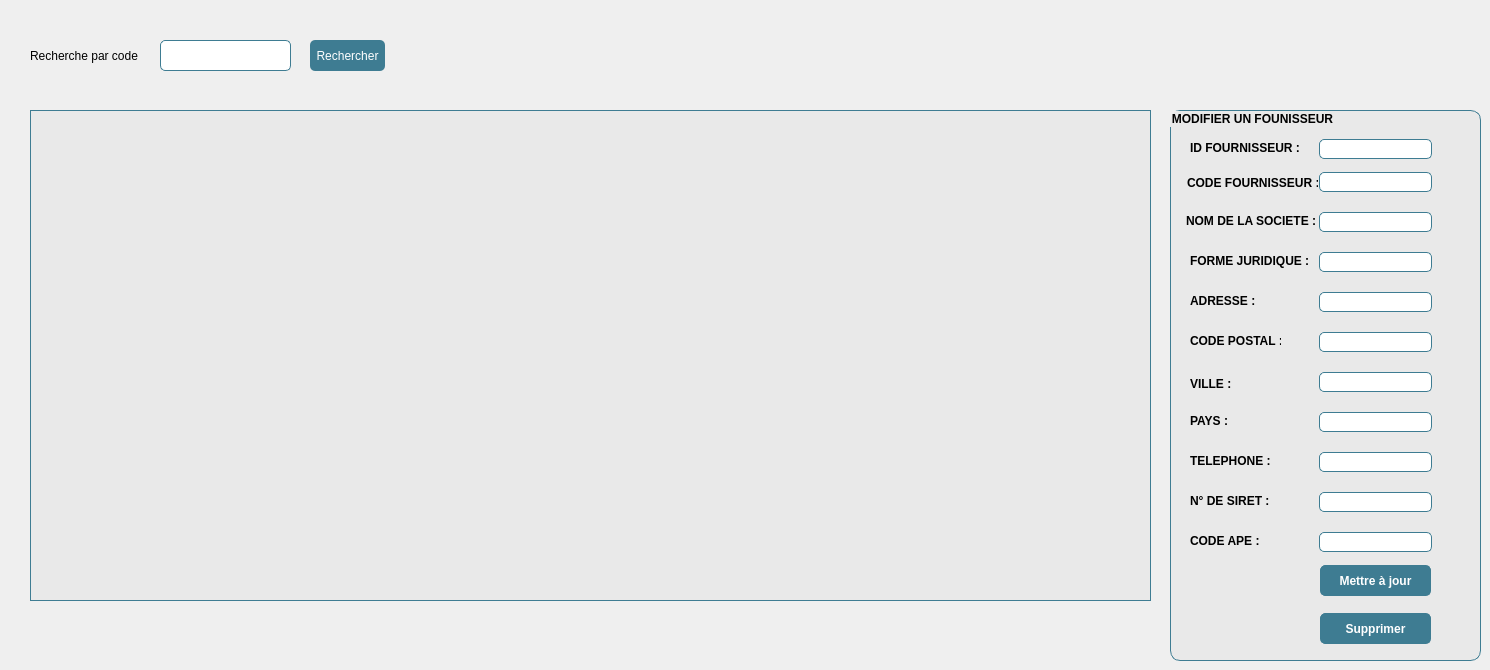
    <widget class="QWidget" name="tab_3">
     <attribute name="title">
      <string>Gestion fournisseur</string>
     </attribute>
     <widget class="QTableView" name="listProvider">
      <property name="geometry">
       <rect>
        <x>30</x>
        <y>110</y>
        <width>1121</width>
        <height>491</height>
       </rect>
      </property>
      <property name="styleSheet">
       <string notr="true">background-color: rgb(233, 233, 233);
border:1px solid rgb(62, 124, 146);
test-align:justify;
</string>
      </property>
     </widget>
     <widget class="QLineEdit" name="trouverfournisseur">
      <property name="geometry">
       <rect>
        <x>160</x>
        <y>40</y>
        <width>131</width>
        <height>31</height>
       </rect>
      </property>
      <property name="styleSheet">
       <string notr="true">background-color: rgb(255, 255, 255);
border-radius: 5px;
border:1px solid rgb(62, 124, 146);
</string>
      </property>
     </widget>
     <widget class="QLabel" name="label_41">
      <property name="geometry">
       <rect>
        <x>30</x>
        <y>40</y>
        <width>111</width>
        <height>31</height>
       </rect>
      </property>
      <property name="text">
       <string>Recherche par code :</string>
      </property>
     </widget>
     <widget class="QGroupBox" name="groupBox_4">
      <property name="geometry">
       <rect>
        <x>1170</x>
        <y>110</y>
        <width>311</width>
        <height>551</height>
       </rect>
      </property>
      <property name="styleSheet">
       <string notr="true">font: 75 8pt &quot;Malgun Gothic&quot;;
font-weight: bold;
background-color: rgb(233, 233, 233);
border-radius: 10px;
border:1px solid rgb(62, 124, 146);
</string>
      </property>
      <property name="title">
       <string>MODIFIER UN FOUNISSEUR</string>
      </property>
      <widget class="QLabel" name="label_42">
       <property name="geometry">
        <rect>
         <x>17</x>
         <y>63</y>
         <width>131</width>
         <height>20</height>
        </rect>
       </property>
       <property name="styleSheet">
        <string notr="true">border: none;</string>
       </property>
       <property name="text">
        <string>CODE FOURNISSEUR :</string>
       </property>
      </widget>
      <widget class="QLabel" name="label_43">
       <property name="geometry">
        <rect>
         <x>16</x>
         <y>103</y>
         <width>131</width>
         <height>16</height>
        </rect>
       </property>
       <property name="styleSheet">
        <string notr="true">border: none;</string>
       </property>
       <property name="text">
        <string>NOM DE LA SOCIETE :</string>
       </property>
      </widget>
      <widget class="QLabel" name="label_44">
       <property name="geometry">
        <rect>
         <x>20</x>
         <y>143</y>
         <width>121</width>
         <height>16</height>
        </rect>
       </property>
       <property name="styleSheet">
        <string notr="true">border: none;</string>
       </property>
       <property name="text">
        <string>FORME JURIDIQUE :</string>
       </property>
      </widget>
      <widget class="QLabel" name="label_45">
       <property name="geometry">
        <rect>
         <x>20</x>
         <y>183</y>
         <width>71</width>
         <height>16</height>
        </rect>
       </property>
       <property name="styleSheet">
        <string notr="true">border: none;</string>
       </property>
       <property name="text">
        <string>ADRESSE :</string>
       </property>
      </widget>
      <widget class="QLabel" name="label_46">
       <property name="geometry">
        <rect>
         <x>20</x>
         <y>223</y>
         <width>91</width>
         <height>16</height>
        </rect>
       </property>
       <property name="styleSheet">
        <string notr="true">border: none;</string>
       </property>
       <property name="text">
        <string>CODE POSTAL :</string>
       </property>
      </widget>
      <widget class="QLabel" name="label_47">
       <property name="geometry">
        <rect>
         <x>20</x>
         <y>263</y>
         <width>47</width>
         <height>21</height>
        </rect>
       </property>
       <property name="styleSheet">
        <string notr="true">border: none;</string>
       </property>
       <property name="text">
        <string>VILLE :</string>
       </property>
      </widget>
      <widget class="QLabel" name="label_48">
       <property name="geometry">
        <rect>
         <x>20</x>
         <y>303</y>
         <width>47</width>
         <height>16</height>
        </rect>
       </property>
       <property name="styleSheet">
        <string notr="true">border: none;</string>
       </property>
       <property name="text">
        <string>PAYS :</string>
       </property>
      </widget>
      <widget class="QLabel" name="label_49">
       <property name="geometry">
        <rect>
         <x>20</x>
         <y>343</y>
         <width>81</width>
         <height>16</height>
        </rect>
       </property>
       <property name="styleSheet">
        <string notr="true">border: none;</string>
       </property>
       <property name="text">
        <string>TELEPHONE :</string>
       </property>
      </widget>
      <widget class="QLabel" name="label_50">
       <property name="geometry">
        <rect>
         <x>20</x>
         <y>383</y>
         <width>81</width>
         <height>16</height>
        </rect>
       </property>
       <property name="styleSheet">
        <string notr="true">border: none;</string>
       </property>
       <property name="text">
        <string>N° DE SIRET :</string>
       </property>
      </widget>
      <widget class="QLabel" name="label_51">
       <property name="geometry">
        <rect>
         <x>20</x>
         <y>423</y>
         <width>71</width>
         <height>16</height>
        </rect>
       </property>
       <property name="styleSheet">
        <string notr="true">border: none;</string>
       </property>
       <property name="text">
        <string>CODE APE :</string>
       </property>
      </widget>
      <widget class="QPushButton" name="majFournisseur">
       <property name="geometry">
        <rect>
         <x>150</x>
         <y>455</y>
         <width>111</width>
         <height>31</height>
        </rect>
       </property>
       <property name="styleSheet">
        <string notr="true">background-color: rgb(62, 124, 146);
color: rgb(255, 255, 255);
border-radius: 5px;</string>
       </property>
       <property name="text">
        <string>Mettre à jour</string>
       </property>
      </widget>
      <widget class="QPushButton" name="suppFournisseur">
       <property name="geometry">
        <rect>
         <x>150</x>
         <y>503</y>
         <width>111</width>
         <height>31</height>
        </rect>
       </property>
       <property name="styleSheet">
        <string notr="true">background-color: rgb(62, 124, 146);
color: rgb(255, 255, 255);
border-radius: 5px;</string>
       </property>
       <property name="text">
        <string>Supprimer</string>
       </property>
      </widget>
      <widget class="QLineEdit" name="cfournisseur">
       <property name="geometry">
        <rect>
         <x>149</x>
         <y>62</y>
         <width>113</width>
         <height>20</height>
        </rect>
       </property>
       <property name="styleSheet">
        <string notr="true">background-color: rgb(255, 255, 255);
border-radius: 5px;
border:1px solid rgb(62, 124, 146);</string>
       </property>
      </widget>
      <widget class="QLineEdit" name="nomsociete">
       <property name="geometry">
        <rect>
         <x>149</x>
         <y>102</y>
         <width>113</width>
         <height>20</height>
        </rect>
       </property>
       <property name="styleSheet">
        <string notr="true">background-color: rgb(255, 255, 255);
border-radius: 5px;
border:1px solid rgb(62, 124, 146);</string>
       </property>
      </widget>
      <widget class="QLineEdit" name="formejuridique">
       <property name="geometry">
        <rect>
         <x>149</x>
         <y>142</y>
         <width>113</width>
         <height>20</height>
        </rect>
       </property>
       <property name="styleSheet">
        <string notr="true">background-color: rgb(255, 255, 255);
border-radius: 5px;
border:1px solid rgb(62, 124, 146);</string>
       </property>
      </widget>
      <widget class="QLineEdit" name="adresseedit">
       <property name="geometry">
        <rect>
         <x>149</x>
         <y>182</y>
         <width>113</width>
         <height>20</height>
        </rect>
       </property>
       <property name="styleSheet">
        <string notr="true">background-color: rgb(255, 255, 255);
border-radius: 5px;
border:1px solid rgb(62, 124, 146);</string>
       </property>
      </widget>
      <widget class="QLineEdit" name="codepostal">
       <property name="geometry">
        <rect>
         <x>149</x>
         <y>222</y>
         <width>113</width>
         <height>20</height>
        </rect>
       </property>
       <property name="styleSheet">
        <string notr="true">background-color: rgb(255, 255, 255);
border-radius: 5px;
border:1px solid rgb(62, 124, 146);</string>
       </property>
      </widget>
      <widget class="QLineEdit" name="villefournisseur">
       <property name="geometry">
        <rect>
         <x>149</x>
         <y>262</y>
         <width>113</width>
         <height>20</height>
        </rect>
       </property>
       <property name="styleSheet">
        <string notr="true">background-color: rgb(255, 255, 255);
border-radius: 5px;
border:1px solid rgb(62, 124, 146);</string>
       </property>
      </widget>
      <widget class="QLineEdit" name="paysfournisseur">
       <property name="geometry">
        <rect>
         <x>149</x>
         <y>302</y>
         <width>113</width>
         <height>20</height>
        </rect>
       </property>
       <property name="styleSheet">
        <string notr="true">background-color: rgb(255, 255, 255);
border-radius: 5px;
border:1px solid rgb(62, 124, 146);</string>
       </property>
      </widget>
      <widget class="QLineEdit" name="telephonefournisseur">
       <property name="geometry">
        <rect>
         <x>149</x>
         <y>342</y>
         <width>113</width>
         <height>20</height>
        </rect>
       </property>
       <property name="styleSheet">
        <string notr="true">background-color: rgb(255, 255, 255);
border-radius: 5px;
border:1px solid rgb(62, 124, 146);</string>
       </property>
      </widget>
      <widget class="QLineEdit" name="siretfournisseur">
       <property name="geometry">
        <rect>
         <x>149</x>
         <y>382</y>
         <width>113</width>
         <height>20</height>
        </rect>
       </property>
       <property name="styleSheet">
        <string notr="true">background-color: rgb(255, 255, 255);
border-radius: 5px;
border:1px solid rgb(62, 124, 146);</string>
       </property>
      </widget>
      <widget class="QLineEdit" name="apefournisseur">
       <property name="geometry">
        <rect>
         <x>149</x>
         <y>422</y>
         <width>113</width>
         <height>20</height>
        </rect>
       </property>
       <property name="styleSheet">
        <string notr="true">background-color: rgb(255, 255, 255);
border-radius: 5px;
border:1px solid rgb(62, 124, 146);</string>
       </property>
      </widget>
      <widget class="QLineEdit" name="idfournisseur">
       <property name="geometry">
        <rect>
         <x>149</x>
         <y>29</y>
         <width>113</width>
         <height>20</height>
        </rect>
       </property>
       <property name="styleSheet">
        <string notr="true">background-color: rgb(255, 255, 255);
border-radius: 5px;
border:1px solid rgb(62, 124, 146);</string>
       </property>
      </widget>
      <widget class="QLabel" name="label_52">
       <property name="geometry">
        <rect>
         <x>20</x>
         <y>30</y>
         <width>111</width>
         <height>16</height>
        </rect>
       </property>
       <property name="styleSheet">
        <string notr="true">border: none;</string>
       </property>
       <property name="text">
        <string>ID FOURNISSEUR :</string>
       </property>
      </widget>
     </widget>
     <widget class="QPushButton" name="fournisseur">
      <property name="geometry">
       <rect>
        <x>310</x>
        <y>40</y>
        <width>75</width>
        <height>31</height>
       </rect>
      </property>
      <property name="styleSheet">
       <string notr="true">background-color: rgb(62, 124, 146);
color: rgb(255, 255, 255);
border-radius: 5px;</string>
      </property>
      <property name="text">
       <string>Rechercher</string>
      </property>
     </widget>
    </widget>
